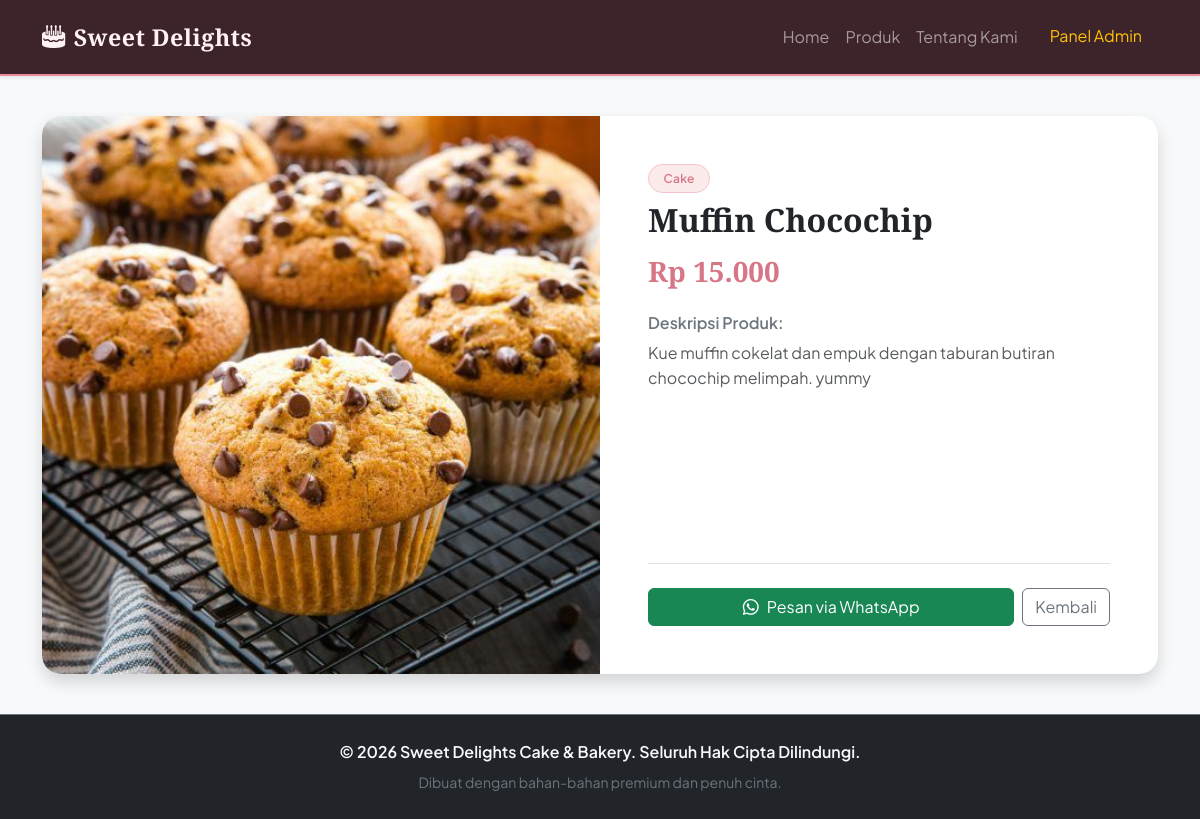
Screenshot of /detail.php?id=6 with the database file from the repository.
### tables this page shows
CREATE TABLE `produk` (
  `id` int(11) NOT NULL,
  `nama` varchar(150) NOT NULL,
  `kategori` varchar(50) NOT NULL,
  `harga` int(11) NOT NULL,
  `deskripsi` text NOT NULL,
  `gambar` varchar(255) DEFAULT 'default.jpg',
  `created_at` timestamp NOT NULL DEFAULT current_timestamp()
);

### detail.php (the view, shortened to what this page needs)
<?php
require_once "config/database.php";
require_once "includes/header.php";
$id = isset($_GET['id']) ? intval($_GET['id']) : 0;
$query = "SELECT * FROM produk WHERE id = $id";
$result = mysqli_query($conn, $query);
$item = mysqli_fetch_assoc($result);
?>
<div class="card shadow border-0 overflow-hidden my-3">
    <div class="row g-0">
        <div class="col-md-6">
            <img src="uploads/produk/<?= htmlspecialchars($item['gambar']); ?>" class="img-fluid w-100 h-100 object-fit-cover" onerror="this.src='https://images.unsplash.com/photo-1535141192574-5d4897c13136?auto=format&fit=crop&w=600&q=80'">
        </div>
        <div class="col-md-6 d-flex flex-column p-4 p-lg-5">
            <span class="badge bg-warning text-dark align-self-start mb-2"><?= htmlspecialchars($item['kategori']); ?></span>
            <h2 class="fw-bold mb-3"><?= htmlspecialchars($item['nama']); ?></h2>
            <h3 class="text-danger fw-bold mb-4">Rp <?= number_format($item['harga'], 0, ',', '.'); ?></h3>
            <h6 class="fw-semibold text-secondary">Deskripsi Produk:</h6>
            <p class="text-muted leading-relaxed"><?= nl2br(htmlspecialchars($item['deskripsi'])); ?></p>
            <div class="mt-auto pt-4 border-top d-flex gap-2">
                <a href="https://wa.me/6281234567890?text=Halo%20saya%20mau%20pesan%20<?= urlencode($item['nama']); ?>" target="_blank" class="btn btn-success flex-grow-1"><i class="bi bi-whatsapp me-2"></i>Pesan via WhatsApp</a>
                <a href="produk.php" class="btn btn-outline-secondary">Kembali</a>
            </div>
        </div>
    </div>
</div>
<?php require_once "includes/footer.php"; ?>

### assets/style.css (style rules this page uses)
:root { --primary-pink: #e88d9d; --primary-hover: #d67687; --bg-cream: #fffaf6; --card-cream: #fcf4ee; --text-dark: #3d232a; --text-muted: #8c737a; --border-pink: #f4dcd6; }
body { font-family: 'Plus Jakarta Sans', sans-serif; color: var(--text-dark); background-color: var(--bg-cream); line-height: 1.6; }
h1, h2, h3, .navbar-brand { font-family: 'Playfair Display', serif; }
.badge.bg-warning, .badge.bg-secondary, .badge-soft-pink { background-color: #fcebeb !important; color: var(--primary-hover) !important; font-weight: 600; padding: 0.45rem 0.9rem; border-radius: 20px; border: 1px solid #f7c3cb !important; letter-spacing: 0.3px; display: inline-block; }
.bg-warning { background-color: var(--primary-pink) !important; }
.card { border-radius: 1.2rem; border: 1px solid var(--border-pink); background: #ffffff; transition: all 0.3s ease; overflow: hidden; box-shadow: 0 4px 12px rgba(0, 0, 0, 0.02); }
.text-danger { color: var(--primary-hover) !important; font-weight: 700; }

### rows the page displays
produk: gambar (picture), kategori "Cake", nama "Muffin Chocochip", harga "15.000", deskripsi "Kue muffin cokelat dan empuk dengan taburan butiran chocochip melimpah. yummy"
